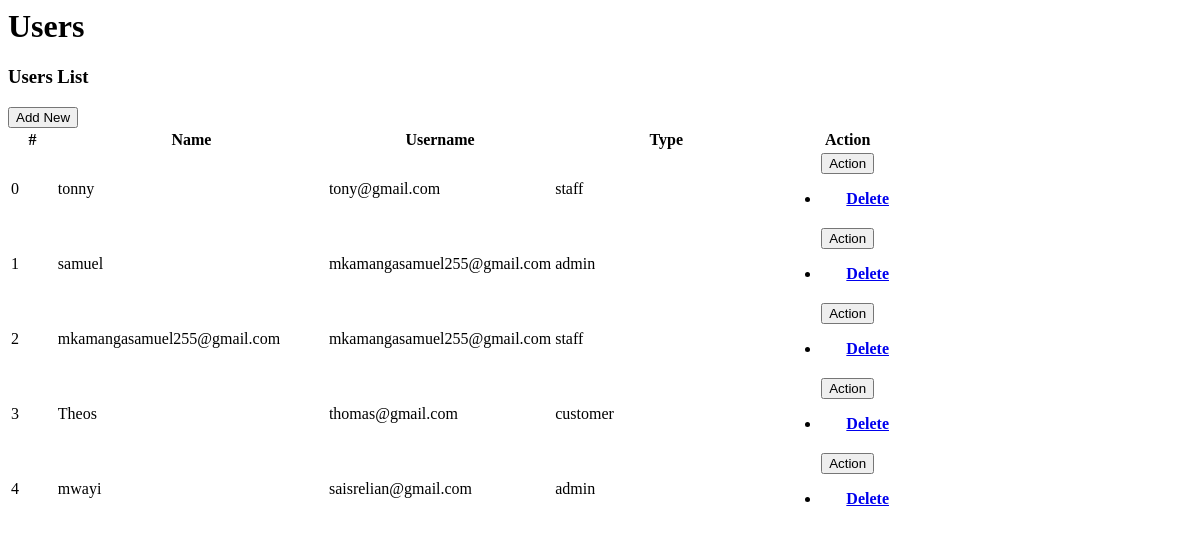
The app's page /public/pages/staff/admin/Users_view.php, older data.
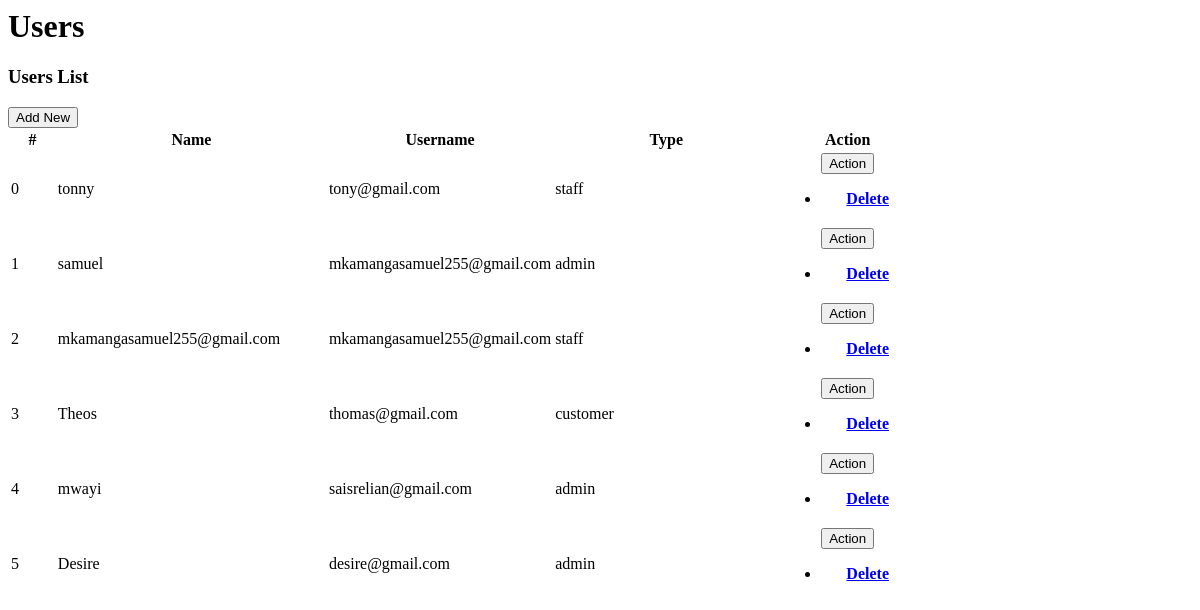
The same page, newer data.
### tables this page shows
CREATE TABLE "users" (
	"id"	INTEGER NOT NULL UNIQUE,
	"username"	TEXT NOT NULL UNIQUE,
	"email"	TEXT,
	"password"	TEXT,
	"type"	TEXT,
	"created_at"	TEXT NOT NULL,
	"updated_at"	TEXT NOT NULL,
	PRIMARY KEY("id" AUTOINCREMENT)
);

### app/controllers/Users.php (called while the page is built, shortened)
<?php
class Users
{
    public static function index()
    {
        $model = new Users_model;
        return   $model->getAll();
    }
}

### app/models/Users_model.php (called while the page is built)
<?php
class Users_model extends Database
{
    protected function getTableName(): string {
        return 'users';
    }
}

### app/Database.php (called while the page is built, shortened)
<?php
abstract class Database
{
    protected $pdo;
    public function __construct()
    {
        $pdo = new PDO('sqlite:database/database.sqlite');
        $this->pdo = $pdo;
    }
    public  function getAll()
    {
        $sql = "SELECT * FROM {$this->getTableName()}";
        try {
            $stmt = $this->pdo->query($sql);
            $result = $stmt->fetchAll(PDO::FETCH_ASSOC);
            if ($result) {
                return ['status' => 'success', 'data' => $result];
            } else {
                return ['status' => 'fail', 'message' => 'Unable to get data'];
            }
        } catch (PDOException $e) {
           return ['status' => 'error', 'message' => 'Query failed: ' . $e->getMessage()] ;
        }
    }
}

### public/pages/staff/admin/Users_view.php (the view, shortened to what this page needs)
<h1 class="container p-5">Users</h1>
<div class="card container">
    <div class="card-header d-flex justify-content-between">
        <h3 class="card-title">Users List</h3>
        <div class="card-tools align-middle">
            <button type="button" class="btn btn-primary" id="openDialogButton">Add New</button>
        </div>
    </div>
    <div class="card-body">
        <table class="table table-hover table-striped table-bordered">
            <colgroup>
                <col width="5%">
                <col width="30%">
                <col width="25%">
                <col width="25%">
                <col width="15%">
            </colgroup>
            <thead>
                <tr>
                    <th class="text-center p-0">#</th>
                    <th class="text-center p-0">Name</th>
                    <th class="text-center p-0">Username</th>
                    <th class="text-center p-0">Type</th>
                    <th class="text-center p-0">Action</th>
                </tr>
            </thead>
            <tbody>
                <?php
                $users = Users::index();
                foreach ($users['data'] as $key => $value) {
                    echo <<<HTML
                     <tr>
                    <td class="text-center p-0">{$key}</td>
                    <td class=" p-1">{$value['username']}</td>
                    <td class=" p-1">{$value['email']}</td>
                    <td class=" p-1">{$value['type']}</td>
                    <th class="text-center py-0 px-1">
                        <div class="btn-group" role="group">
                            <button id="btnGroupDrop1" type="button" class="btn btn-warning dropdown-toggle btn-sm rounded-0 p-1" data-bs-toggle="dropdown" aria-expanded="false">
                                Action
                            </button>
                            <ul class="dropdown-menu" aria-labelledby="btnGroupDrop1">
                                <li><a class="dropdown-item delete_data" href="Actions.php?a=DELETE&source=Users&method=destroy&id={$value['id']}&do=Delete Account">Delete</a></li>
                            </ul>
                        </div>
                    </th>
                </tr>
                HTML;
                }
                ?>
            </tbody>
        </table>
    </div>
</div>

Row changes from the older to the newer data that the page shows:
added users: key "5", username "Desire", email "desire@gmail.com", type "admin"
